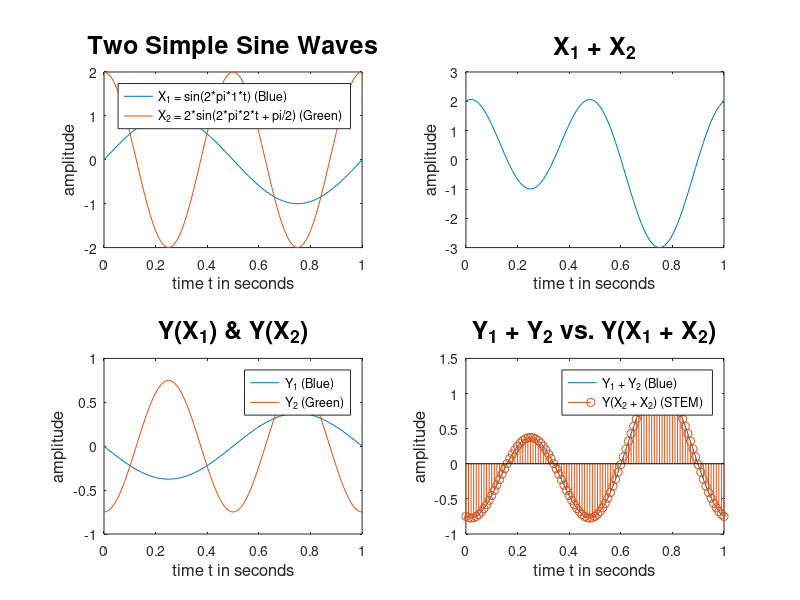

MATLAB code to generate this figure:
%%%%%%%%%%%%%%%%%%%%%%%%%%%%%%%%%%%%%%%%%%%%%%%%%%%%%%%%%%%%%%%%%%%%%%%%%%%%%%%%%%%%%%%%%%%%%%%%%%
% John Lasheski
% JohnLasheskihw1b.m
% October 19, 2014

% Simple script file for generating and plotting two sine waves X_1 & X_2
% These waves are then added together and then seprately and jointly passed through system Y
% to study the linearity of system Y

%%%%%%%%%%%%%%%%%%%%%%%%%%%%%%%%%%%%%%%%%%%%%%%%%%%%%%%%%%%%%%%%%%%%%%%%%%%%%%%%%%%%%%%%%%%%%%%%%%%

clear all;

% These will be discrete representations of sine waves

% Set the sampling frequency (how many samples to take)
fs = 100;

% Set the sample rate Ts (time between samples)
Ts = 1/fs;

% create the vector of sample points for the waves for a total of 1 second
n=[0:Ts:1];

% Set the frequencies for X_1 and X_2 in hertz
ft_1 = 1;
ft_2 = 2;

% Set the phases(phi) for X_1 and X_2 in radians
phi_1 = 0;
phi_2 = pi/2;

% Set the amplitude for X_1 and X_2
amplitude_1 = 1;
amplitude_2 = 2;

% Generate the sinewaves for X_1 and X_2
X_1 = amplitude_1 * sin(2 * pi * ft_1 * n + phi_1);
X_2 = amplitude_2 * sin(2 * pi * ft_2 * n + phi_2);



% y(n) = (-3*x(n))/8;

% Run the waves X_1 & X_2 through system Y
Y_1 = (-3 * X_1)/8;
Y_2 = (-3 * X_2)/8;


% Plot the waves

% 'Two Simple Sine Waves'
subplot(221)
plot(n,X_1,n,X_2);
legend('X_1 = sin(2*pi*1*t) (Blue)', 'X_2 = 2*sin(2*pi*2*t + pi/2) (Green)');
title('Two Simple Sine Waves', 'fontsize', 18);
xlabel('time t in seconds', 'fontsize', 12);
ylabel('amplitude', 'fontsize', 12);

% 'X_1 + X_2'
subplot(222)
plot(n, (X_1 + X_2));
%legend('X_1 = sin(2*pi*1*t) (Blue)', 'X_2 = 2*sin(2*pi*2*t + pi/2) (Green)');
title('X_1 + X_2', 'fontsize', 18);
xlabel('time t in seconds', 'fontsize', 12);
ylabel('amplitude', 'fontsize', 12);

% 'Y(X_1) & Y(X_2)'
subplot(223)
plot(n,Y_1,n,Y_2);
legend('Y_1 (Blue)', 'Y_2 (Green)');
title('Y(X_1) & Y(X_2)', 'fontsize', 18);
xlabel('time t in seconds', 'fontsize', 12);
ylabel('amplitude', 'fontsize', 12);

% 'Y_1 + Y_2 vs. Y(X_1 + X_2)'
subplot(224)
plot(n, (Y_1 + Y_2));
hold on;
stem(n, ((-3 * (X_1 + X_2))/8))
legend('Y_1 + Y_2 (Blue)', 'Y(X_2 + X_2) (STEM)');
title('Y_1 + Y_2 vs. Y(X_1 + X_2)', 'fontsize', 18);
xlabel('time t in seconds', 'fontsize', 12);
ylabel('amplitude', 'fontsize', 12);
hold off;